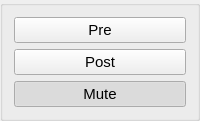
         <widget class="QGroupBox" name="groupBox">
          <property name="font">
           <font>
            <pointsize>8</pointsize>
           </font>
          </property>
          <property name="title">
           <string/>
          </property>
          <layout class="QVBoxLayout" name="verticalLayout_51">
           <item>
            <widget class="QPushButton" name="pushButton_client2_pre">
             <property name="font">
              <font>
               <pointsize>11</pointsize>
              </font>
             </property>
             <property name="text">
              <string>Pre</string>
             </property>
             <property name="checkable">
              <bool>true</bool>
             </property>
             <property name="autoExclusive">
              <bool>true</bool>
             </property>
            </widget>
           </item>
           <item>
            <widget class="QPushButton" name="pushButton_client2_post">
             <property name="font">
              <font>
               <pointsize>11</pointsize>
              </font>
             </property>
             <property name="text">
              <string>Post</string>
             </property>
             <property name="checkable">
              <bool>true</bool>
             </property>
             <property name="autoExclusive">
              <bool>true</bool>
             </property>
            </widget>
           </item>
           <item>
            <widget class="QPushButton" name="pushButton_client2_mute">
             <property name="font">
              <font>
               <pointsize>11</pointsize>
              </font>
             </property>
             <property name="text">
              <string>Mute</string>
             </property>
             <property name="checkable">
              <bool>true</bool>
             </property>
             <property name="checked">
              <bool>true</bool>
             </property>
             <property name="autoExclusive">
              <bool>true</bool>
             </property>
            </widget>
           </item>
          </layout>
         </widget>
